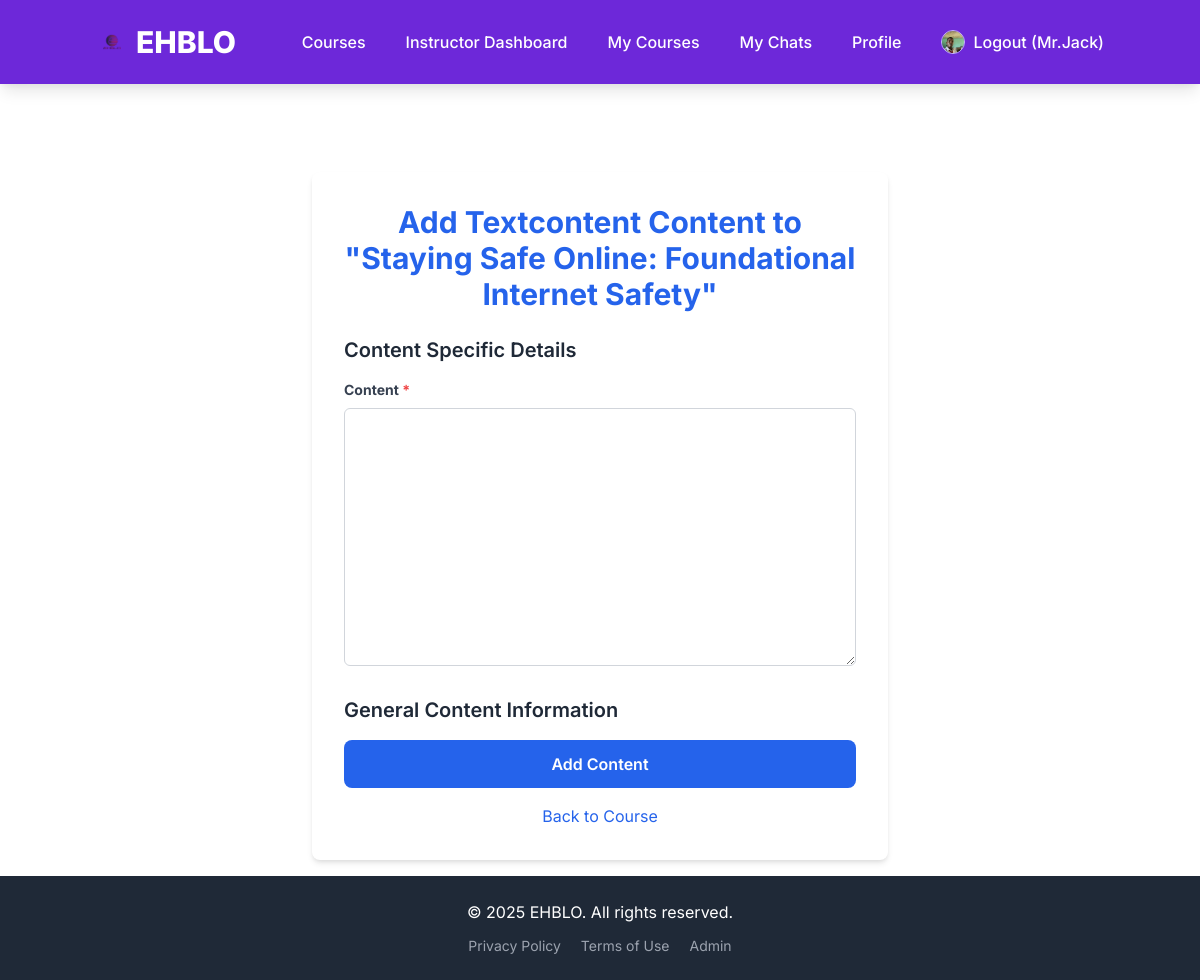
/courses/5/content/add/textcontent/ (signed in), run on the app's committed database.
### users/models.py (models this page shows, shortened)
class CustomUser(AbstractUser):
    USER_TYPE_CHOICES = (
        ("student", "Student"),
        ("instructor", "Instructor"),
    )
    user_type = models.CharField(max_length=20, choices=USER_TYPE_CHOICES, default="student")
    bio = models.TextField(blank=True, null=True)
    profile_picture = models.ImageField(upload_to='profile_pics/', blank=True, null=True)
    phone_number = models.CharField(max_length=20, blank=True, null=True)
    country = models.CharField(max_length=100, blank=True, null=True)
    PEDAGOGIC_LEVEL_CHOICES = [
        ('primary', 'Primary'),
        ('secondary', 'Secondary'),
        ('university', 'University'),
        ('personal', 'Personal'),
    ]
    pedagogic_level = models.CharField(
        max_length=20,
        choices=PEDAGOGIC_LEVEL_CHOICES,
        blank=True,  # Allow it to be optional in the database
        null=True,   # Allow NULL in the database
        verbose_name="Pedagogic Level"
    )
    interests = models.ManyToManyField(
        Subject,
        related_name='interested_users',
        blank=True, # Allow users to have no interests selected initially
        verbose_name="Interests"
    )
    class Meta:
        verbose_name = "User"
        verbose_name_plural = "Users"

### courses/models.py (models this page shows, shortened)
class Module(models.Model):
    course = models.ForeignKey(Course,
                               on_delete=models.CASCADE,
                               related_name='modules')
    title = models.CharField(max_length=250)
    description = models.TextField(blank=True)
    order = models.PositiveIntegerField(default=0, blank=True, null=True)
    class Meta:
        ordering = ('order',)
        unique_together = ('course', 'title')

### courses/views.py (the view, shortened to what this page needs)
# urls.py: path('<int:module_id>/content/add/<str:model_name>/', views.ContentCreateUpdateView.as_view(), name='module_content_create'),
class ContentCreateUpdateView(LoginRequiredMixin, InstructorRequiredMixin, View):
    template_name = 'courses/content_form.html'
    def get_content_model(self, model_name):
        try:
            return apps.get_model('courses', model_name.capitalize())
        except LookupError:
            raise Http404(f"Content type '{model_name}' not found.")
    def get_content_form(self, model_name, *args, **kwargs):
        content_model = self.get_content_model(model_name)
        if content_model == TextContent:
            return TextContentForm(*args, **kwargs)
        elif content_model == VideoContent:
            return VideoContentForm(*args, **kwargs)
        elif content_model == ImageContent:
            return ImageContentForm(*args, **kwargs)
        elif content_model == FileContent:
            return FileContentForm(*args, **kwargs)
        return None # Should not happen if model_name is valid
    def get(self, request, module_id, model_name, pk=None): # pk is for content_id
        module = get_object_or_404(Module, id=module_id, course__instructor=request.user)
        content_item = None
        form = None
        content_obj = None
        if pk: # If updating existing content
            content_obj = self.get_object(pk)
            if content_obj.module != module:
                raise Http404("Content does not belong to this module.")
            content_item = content_obj.item # Get the actual TextContent, VideoContent etc. object
            form = self.get_content_form(model_name, instance=content_item)
            content_meta_form = ContentForm(instance=content_obj) # Form for general Content model fields
        else: # If creating new content
            form = self.get_content_form(model_name)
            content_meta_form = ContentForm()
        if form is None:
            raise Http404(f"Invalid content type: {model_name}")
        context = {
            'module': module,
            'form': form,
            'content_meta_form': content_meta_form,
            'model_name': model_name,
            'content_obj': content_obj, # The Content instance
        }
        return render(request, self.template_name, context)

### courses/forms.py
class TextContentForm(forms.ModelForm):
    class Meta:
        model = TextContent
        fields = ['content']
        widgets = {
            'content': forms.Textarea(attrs={'rows': 10, 'class': 'w-full p-2 border border-gray-300 rounded-md focus:ring-purple-500 focus:border-purple-500'}),
        }

class ContentForm(forms.ModelForm):
    class Meta:
        model = Content
        fields = ['title', 'order']
        widgets = {
            'title': forms.TextInput(attrs={'class': 'w-full p-2 border border-gray-300 rounded-md focus:ring-purple-500 focus:border-purple-500'}),
            'order': forms.NumberInput(attrs={'min': 0, 'class': 'w-full p-2 border border-gray-300 rounded-md focus:ring-purple-500 focus:border-purple-500'}),
        }

### courses/views.py (called while the page is built)
    def test_func(self):
        return self.request.user.is_authenticated and self.request.user.user_type == 'instructor'

### courses/templates/courses/content_form.html (shortened to what this page needs)
{% extends "base.html" %}
{% load static %}
{% block content %}
<div class="max-w-xl mx-auto bg-white p-8 rounded-lg shadow-md mt-10">
    <h2 class="text-3xl font-bold text-center text-blue-600 mb-6">
        {% if content_obj %}Edit Content{% else %}Add {{ model_name|title }} Content{% endif %} to "{{ module.title }}"
    </h2>
    <form method="post" enctype="multipart/form-data">
        <h3 class="text-xl font-semibold text-gray-800 mb-4">Content Specific Details</h3>
        {% for field in form %}
            <div class="mb-4">
                <label for="{{ field.id_for_label }}" class="block text-gray-700 text-sm font-bold mb-2">
                    {{ field.label }}
                    {% if field.field.required %}
                        <span class="text-red-500">*</span>
                    {% endif %}
                </label>
                {{ field }}
            </div>
        {% endfor %}
        <h3 class="text-xl font-semibold text-gray-800 mb-4 mt-6">General Content Information</h3>
        <button type="submit" class="w-full bg-blue-600 text-white p-3 rounded-lg font-semibold hover:bg-blue-700 transition duration-300">
            {% if content_obj %}Update Content{% else %}Add Content{% endif %}
        </button>
    </form>
    <div class="text-center mt-4">
        <a href="{% url 'course_detail' module.course.pk module.course.slug %}" class="text-blue-600 hover:underline">Back to Course</a>
    </div>
</div>
{% endblock %}

### templates/base.html (shortened to what this page needs)
<!DOCTYPE html>
<html lang="en">
<head>
    {% load static %}
    <link href="https://cdn.jsdelivr.net/npm/tailwindcss@2.2.19/dist/tailwind.min.css" rel="stylesheet">
</head>
<body class="flex flex-col min-h-screen">
    <nav class="bg-purple-700 p-4 shadow-lg">
        <div class="container mx-auto flex flex-wrap justify-between items-center">
            <a href="{% url 'home' %}" class="text-white text-3xl font-extrabold rounded-lg p-2 hover:bg-purple-800 transition duration-300 flex items-center space-x-2">
                <img src="{% static 'images/logo.png' %}" alt="EHBLO Logo" class="h-8 w-8 object-contain">
                <span>EHBLO</span>
            </a>
            <div id="nav-menu" class="hidden lg:flex flex-grow lg:flex-grow-0 lg:items-center w-full lg:w-auto mt-4 lg:mt-0">
                <div class="flex flex-col lg:flex-row lg:space-x-6 space-y-3 lg:space-y-0 lg:ml-auto">
                    <a href="{% url 'course_list' %}" class="text-white hover:text-purple-200 p-2 rounded-lg hover:bg-purple-800 transition duration-300 font-medium">Courses</a>
                    {% if user.is_authenticated %}
                        {% if user.user_type == 'instructor' %}
                            <a href="{% url 'instructor_dashboard' %}" class="text-white hover:text-purple-200 p-2 rounded-lg hover:bg-purple-800 transition duration-300 font-medium">Instructor Dashboard</a>
                        {% endif %}
                        <a href="{% url 'my_courses' %}" class="text-white hover:text-purple-200 p-2 rounded-lg hover:bg-purple-800 transition duration-300 font-medium">My Courses</a>
                        <a href="{% url 'my_chats' %}" class="text-white hover:text-purple-200 p-2 rounded-lg hover:bg-purple-800 transition duration-300 font-medium">My Chats</a>
                        <a href="{% url 'profile' %}" class="text-white hover:text-purple-200 p-2 rounded-lg hover:bg-purple-800 transition duration-300 font-medium">Profile</a>
                        <form action="{% url 'logout' %}" method="post" class="inline-block">
                            <button type="submit" class="text-white hover:text-purple-200 p-2 rounded-lg hover:bg-purple-800 transition duration-300 font-medium cursor-pointer flex items-center space-x-2">
                                {% if user.profile_picture %}
                                    <img src="{{ user.profile_picture.url }}" alt="Profile" class="w-6 h-6 rounded-full object-cover border border-purple-300">
                                {% else %}
                                    <img src="{% static 'images/default_profile_pic.png' %}" alt="Default Profile" class="w-6 h-6 rounded-full object-cover border border-gray-300">
                                {% endif %}
                                <span>Logout ({{ user.username }})</span>
                            </button>
                        </form>
                    {% else %}
                        <a href="{% url 'login' %}" class="text-white hover:text-purple-200 p-2 rounded-lg hover:bg-purple-800 transition duration-300 font-medium">Login</a>
                        <a href="{% url 'signup' %}" class="text-white bg-purple-600 px-4 py-2 rounded-lg hover:bg-purple-500 transition duration-300 font-medium">Sign Up</a>
                    {% endif %}
                </div>
            </div>
        </div>
    </nav>
    <main class="container mx-auto mt-8 p-4 flex-grow">
        {% block content %}
        {% endblock %}
    </main>
    <footer class="bg-gray-800 text-white p-6 mt-auto">
        <div class="container mx-auto text-center">
            <p>&copy; {% now "Y" %} EHBLO. All rights reserved.</p>
            <div class="mt-3 space-x-4 text-sm">
                <a href="#" class="text-gray-400 hover:text-white transition duration-300">Privacy Policy</a>
                <a href="#" class="text-gray-400 hover:text-white transition duration-300">Terms of Use</a>
                <a href="{% url 'admin:index' %}" class="text-gray-400 hover:text-white transition duration-300">Admin</a>
            </div>
        </div>
    </footer>
</body>
</html>

### templates/base.html (style rules this page uses)
body { font-family: 'Inter', sans-serif; @apply bg-gray-50; }
input[type="text"], input[type="email"], input[type="password"], input[type="number"], input[type="url"], textarea, select { @apply block w-full px-3 py-2 border border-gray-300 rounded-md shadow-sm focus:outline-none focus:ring-purple-500 focus:border-purple-500 sm:text-sm; }

### data on the page
CustomUser: profile_picture (picture), username "Mr.Jack"
Module: title "Staying Safe Online: Foundational Internet Safety"

### other printed values
{{ model_name|title }} "Textcontent"
{{ field.label }} "Content"
